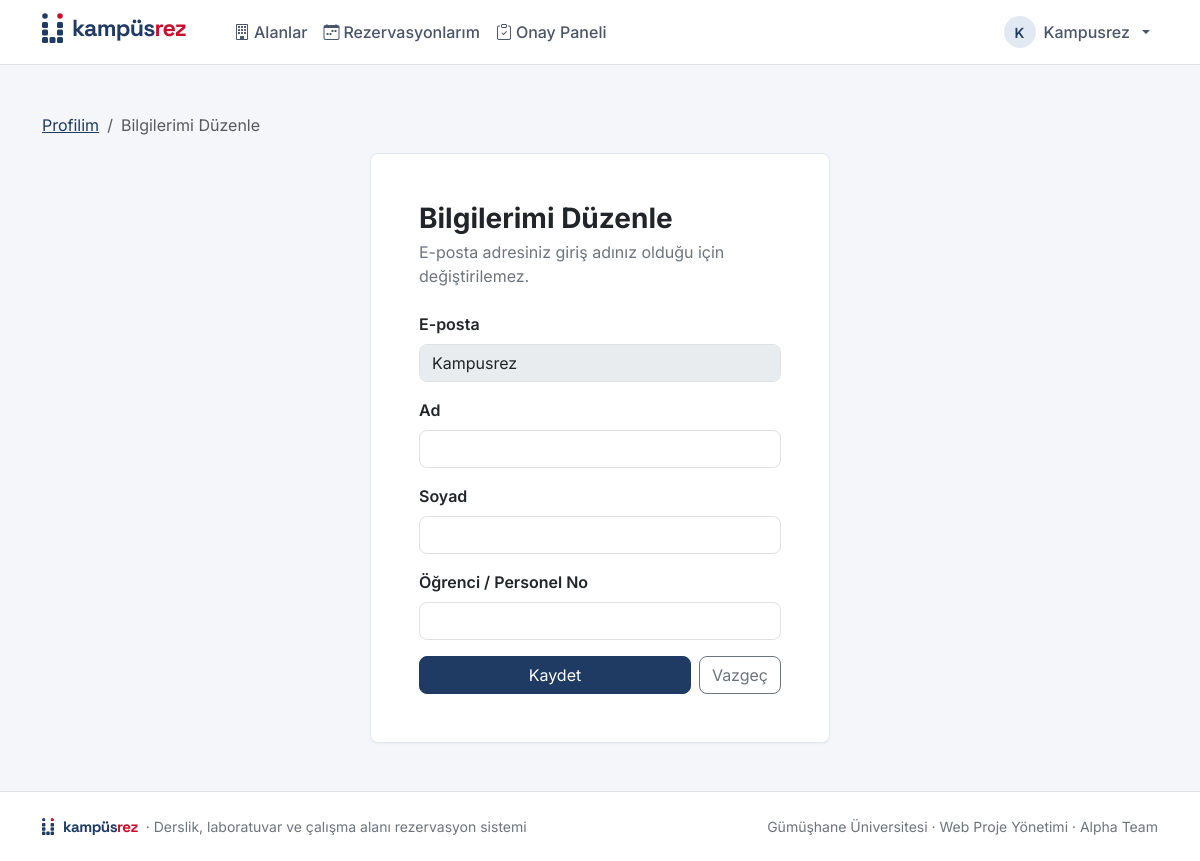
/hesap/profil/duzenle/ (signed in), run on the app's committed database.
### accounts/models.py (models this page shows, shortened)
class User(AbstractUser):
    class Role(models.TextChoices):
        STUDENT = "student", "Öğrenci"
        ACADEMIC = "academic", "Akademik Personel"
        ADMIN = "admin", "Yönetici"
    role = models.CharField("Rol", max_length=20, choices=Role.choices, default=Role.STUDENT)
    school_number = models.CharField("Öğrenci / Personel No", max_length=20, blank=True)
    no_show_count = models.PositiveIntegerField("Gelmeme sayısı", default=0)
    restricted_until = models.DateTimeField("Kısıtlama bitişi", null=True, blank=True)
    class Meta:
        verbose_name = "Kullanıcı"
        verbose_name_plural = "Kullanıcılar"
    @property
    def is_admin_role(self):
        return self.role == self.Role.ADMIN
    @property
    def can_manage_reservations(self):
        return self.is_authenticated and (self.is_admin_role or self.is_superuser)

### accounts/views.py (the view)
# urls.py: path("profil/duzenle/", views.profile_edit, name="profile_edit"),
@login_required
def profile_edit(request):
    form = ProfileForm(request.POST or None, instance=request.user)
    if request.method == "POST" and form.is_valid():
        form.save()
        messages.success(request, "Profil bilgileriniz güncellendi.")
        return redirect("accounts:profile")
    return render(request, "accounts/profile_edit.html", {"form": form})

### accounts/forms.py
class ProfileForm(forms.ModelForm):
    class Meta:
        model = User
        fields = ("first_name", "last_name", "school_number")
        labels = {"first_name": "Ad", "last_name": "Soyad"}
    def __init__(self, *args, **kwargs):
        super().__init__(*args, **kwargs)
        self.fields["first_name"].required = True
        self.fields["last_name"].required = True

### core/templatetags/ui.py (called while the page is built)
@register.filter
def bootstrap(field):
    widget = field.field.widget
    if isinstance(widget, CheckboxInput):
        css = "form-check-input"
    elif isinstance(widget, Select):
        css = "form-select"
    else:
        css = "form-control"
    if field.errors:
        css += " is-invalid"
    return field.as_widget(attrs={"class": css})

### templates/accounts/profile_edit.html (shortened to what this page needs)
{% extends "base.html" %}
{% block content %}
    <nav aria-label="breadcrumb" class="mb-3">
        <ol class="breadcrumb">
            <li class="breadcrumb-item"><a href="{% url 'accounts:profile' %}">Profilim</a></li>
            <li class="breadcrumb-item active" aria-current="page">Bilgilerimi Düzenle</li>
        </ol>
    </nav>
    <div class="card auth-card p-4 p-md-5">
        <h1 class="h3 fw-bold mb-1">Bilgilerimi Düzenle</h1>
        <p class="text-secondary mb-4">E-posta adresiniz giriş adınız olduğu için değiştirilemez.</p>
        <form method="post" novalidate>
            <div class="mb-3">
                <label class="form-label fw-semibold">E-posta</label>
                <input type="text" class="form-control" value="{{ user.email|default:user.username }}" disabled>
            </div>
            {% include "partials/form_fields.html" %}
            <div class="d-flex gap-2">
                <button type="submit" class="btn btn-primary flex-grow-1">Kaydet</button>
                <a href="{% url 'accounts:profile' %}" class="btn btn-outline-secondary">Vazgeç</a>
            </div>
        </form>
    </div>
{% endblock %}

### templates/base.html (shortened to what this page needs)
{% load static %}
<!DOCTYPE html>
<html lang="tr">
<head>
    <link rel="stylesheet" href="https://cdn.jsdelivr.net/npm/bootstrap@5.3.3/dist/css/bootstrap.min.css">
    <link rel="stylesheet" href="https://cdn.jsdelivr.net/npm/bootstrap-icons@1.11.3/font/bootstrap-icons.min.css">
    <link rel="stylesheet" href="{% static 'css/style.css' %}">
</head>
<body class="d-flex flex-column min-vh-100">
    <nav class="navbar navbar-expand-lg bg-white border-bottom sticky-top">
        <div class="container">
            <a class="navbar-brand" href="{% url 'home' %}" aria-label="KampüsRez ana sayfa">
                {% include "partials/logo.html" %}
            </a>
            <div class="collapse navbar-collapse" id="mainNav">
                {% if user.is_authenticated %}
                    {% with url_name=request.resolver_match.url_name ns=request.resolver_match.namespace %}
                    <ul class="navbar-nav me-auto ms-lg-4">
                        <li class="nav-item">
                            <a class="nav-link {% if ns == 'spaces' %}active{% endif %}" href="{% url 'spaces:list' %}">
                                <i class="bi bi-building me-1"></i>Alanlar
                            </a>
                        </li>
                        <li class="nav-item">
                            <a class="nav-link {% if ns == 'reservations' and url_name != 'manage' %}active{% endif %}" href="{% url 'reservations:my' %}">
                                <i class="bi bi-calendar-week me-1"></i>Rezervasyonlarım
                            </a>
                        </li>
                        {% if user.can_manage_reservations %}
                            <li class="nav-item">
                                <a class="nav-link {% if url_name == 'manage' %}active{% endif %}" href="{% url 'reservations:manage' %}">
                                    <i class="bi bi-clipboard-check me-1"></i>Onay Paneli
                                </a>
                            </li>
                        {% endif %}
                    </ul>
                    {% endwith %}
                    <ul class="navbar-nav ms-auto">
                        <li class="nav-item dropdown">
                            <a class="nav-link dropdown-toggle d-flex align-items-center gap-2" href="#" role="button"
                               data-bs-toggle="dropdown" aria-expanded="false">
                                <span class="avatar">{{ user.first_name|default:user.username|first|upper }}</span>
                                <span>{{ user.first_name|default:user.username }}</span>
                            </a>
                        </li>
                    </ul>
                {% else %}
                    <div class="ms-auto d-flex gap-2 py-2 py-lg-0">
                        <a href="{% url 'accounts:login' %}" class="btn btn-outline-primary">Giriş Yap</a>
                        <a href="{% url 'accounts:register' %}" class="btn btn-primary">Kayıt Ol</a>
                    </div>
                {% endif %}
            </div>
        </div>
    </nav>
    <main class="flex-grow-1 py-4 py-lg-5">
        <div class="container">
            {% block content %}{% endblock %}
        </div>
    </main>
    <footer class="site-footer border-top bg-white">
        <div class="container py-4 d-flex flex-column flex-md-row justify-content-between gap-2 small text-secondary">
            <span class="d-flex align-items-center gap-2">{% include "partials/logo.html" with size="sm" %}<span>· Derslik, laboratuvar ve çalışma alanı rezervasyon sistemi</span></span>
            <span>Gümüşhane Üniversitesi · Web Proje Yönetimi · Alpha Team</span>
        </div>
    </footer>
</body>
</html>

### templates/partials/form_fields.html (shortened to what this page needs)
{% load ui %}
{% for field in form %}
    <div class="mb-3">
        <label for="{{ field.id_for_label }}" class="form-label fw-semibold">{{ field.label }}</label>
        {{ field|bootstrap }}
    </div>
{% endfor %}

### static/css/style.css (style rules this page uses)
:root { --kr-navy: #1f3b63; --kr-navy-dark: #162b49; --kr-red: #c8102e; --kr-bg: #f4f6f9; --bs-primary: var(--kr-navy); --bs-primary-rgb: 31, 59, 99; --bs-link-color: var(--kr-navy); --bs-link-color-rgb: 31, 59, 99; --bs-link-hover-color: var(--kr-navy-dark); --bs-body-font-family: "Inter", system-ui, -apple-system, "Segoe UI", Roboto, sans-serif; --bs-border-radius: 0.5rem; }
body { background-color: var(--kr-bg); }
.btn-primary { --bs-btn-bg: var(--kr-navy); --bs-btn-border-color: var(--kr-navy); --bs-btn-hover-bg: var(--kr-navy-dark); --bs-btn-hover-border-color: var(--kr-navy-dark); --bs-btn-active-bg: var(--kr-navy-dark); --bs-btn-active-border-color: var(--kr-navy-dark); --bs-btn-disabled-bg: var(--kr-navy); --bs-btn-disabled-border-color: var(--kr-navy); }
.navbar .nav-link { color: #4a5568; font-weight: 500; }
.avatar { display: inline-flex; align-items: center; justify-content: center; width: 2rem; height: 2rem; border-radius: 50%; background: #e3e9f2; color: var(--kr-navy); font-weight: 600; font-size: 0.875rem; }
.card { border: 1px solid #e5e8ee; box-shadow: 0 1px 2px rgba(16, 24, 40, 0.04); }
.auth-card { max-width: 460px; margin: 0 auto; }
.site-footer { margin-top: auto; }

### data on the page
User: first_name|first "K", first_name "Kampusrez", email "Kampusrez"

### other printed values
{{ field.label }} "Ad" "Soyad" "Öğrenci / Personel No"
